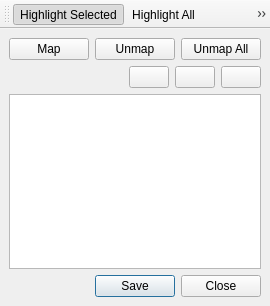
<?xml version="1.0" encoding="UTF-8"?>
<ui version="4.0">
 <class>CPoiMapEditDialog</class>
 <widget class="QMainWindow" name="CPoiMapEditDialog">
  <property name="geometry">
   <rect>
    <x>0</x>
    <y>0</y>
    <width>263</width>
    <height>306</height>
   </rect>
  </property>
  <property name="windowTitle">
   <string>Edit POI to World Mappings</string>
  </property>
  <widget class="QWidget" name="centralwidget">
   <layout class="QVBoxLayout" name="verticalLayout">
    <item>
     <layout class="QHBoxLayout" name="horizontalLayout_2">
      <item>
       <widget class="QPushButton" name="MapMeshesButton">
        <property name="text">
         <string>Map</string>
        </property>
        <property name="icon">
         <iconset resource="../Icons.qrc">
          <normaloff>:/icons/Plus.png</normaloff>:/icons/Plus.png</iconset>
        </property>
        <property name="checkable">
         <bool>true</bool>
        </property>
       </widget>
      </item>
      <item>
       <widget class="QPushButton" name="UnmapMeshesButton">
        <property name="text">
         <string>Unmap</string>
        </property>
        <property name="icon">
         <iconset resource="../Icons.qrc">
          <normaloff>:/icons/Minus v2.png</normaloff>:/icons/Minus v2.png</iconset>
        </property>
        <property name="checkable">
         <bool>true</bool>
        </property>
       </widget>
      </item>
      <item>
       <widget class="QPushButton" name="UnmapAllButton">
        <property name="text">
         <string>Unmap All</string>
        </property>
       </widget>
      </item>
     </layout>
    </item>
    <item>
     <layout class="QHBoxLayout" name="horizontalLayout">
      <item>
       <spacer name="horizontalSpacer">
        <property name="orientation">
         <enum>Qt::Horizontal</enum>
        </property>
        <property name="sizeHint" stdset="0">
         <size>
          <width>40</width>
          <height>20</height>
         </size>
        </property>
       </spacer>
      </item>
      <item>
       <widget class="QPushButton" name="AddPoiFromViewportButton">
        <property name="toolTip">
         <string>Add from Viewport</string>
        </property>
        <property name="text">
         <string/>
        </property>
        <property name="icon">
         <iconset resource="../Icons.qrc">
          <normaloff>:/icons/SelectMode.png</normaloff>:/icons/SelectMode.png</iconset>
        </property>
        <property name="checkable">
         <bool>true</bool>
        </property>
       </widget>
      </item>
      <item>
       <widget class="QPushButton" name="AddPoiFromInstanceListButton">
        <property name="toolTip">
         <string>Add from Instance List</string>
        </property>
        <property name="text">
         <string/>
        </property>
        <property name="icon">
         <iconset resource="../Icons.qrc">
          <normaloff>:/icons/Instances.png</normaloff>:/icons/Instances.png</iconset>
        </property>
       </widget>
      </item>
      <item>
       <widget class="QPushButton" name="RemovePoiButton">
        <property name="toolTip">
         <string>Remove</string>
        </property>
        <property name="text">
         <string/>
        </property>
        <property name="icon">
         <iconset resource="../Icons.qrc">
          <normaloff>:/icons/Minus v2.png</normaloff>:/icons/Minus v2.png</iconset>
        </property>
       </widget>
      </item>
     </layout>
    </item>
    <item>
     <widget class="QListView" name="ListView">
      <property name="editTriggers">
       <set>QAbstractItemView::NoEditTriggers</set>
      </property>
      <property name="verticalScrollMode">
       <enum>QAbstractItemView::ScrollPerPixel</enum>
      </property>
      <property name="horizontalScrollMode">
       <enum>QAbstractItemView::ScrollPerPixel</enum>
      </property>
     </widget>
    </item>
    <item>
     <widget class="QDialogButtonBox" name="ButtonBox">
      <property name="standardButtons">
       <set>QDialogButtonBox::Close|QDialogButtonBox::Save</set>
      </property>
     </widget>
    </item>
   </layout>
  </widget>
  <widget class="QToolBar" name="ToolBar">
   <property name="windowTitle">
    <string>toolBar</string>
   </property>
   <attribute name="toolBarArea">
    <enum>TopToolBarArea</enum>
   </attribute>
   <attribute name="toolBarBreak">
    <bool>false</bool>
   </attribute>
   <addaction name="ActionHighlightSelected"/>
   <addaction name="ActionHighlightAll"/>
   <addaction name="ActionHighlightNone"/>
  </widget>
  <action name="ActionHighlightAll">
   <property name="checkable">
    <bool>true</bool>
   </property>
   <property name="checked">
    <bool>false</bool>
   </property>
   <property name="text">
    <string>Highlight All</string>
   </property>
  </action>
  <action name="ActionHighlightNone">
   <property name="checkable">
    <bool>true</bool>
   </property>
   <property name="text">
    <string>Highlight None</string>
   </property>
   <property name="toolTip">
    <string>Highlight None</string>
   </property>
  </action>
  <action name="ActionHighlightSelected">
   <property name="checkable">
    <bool>true</bool>
   </property>
   <property name="checked">
    <bool>true</bool>
   </property>
   <property name="text">
    <string>Highlight Selected</string>
   </property>
   <property name="toolTip">
    <string>Highlight Selected</string>
   </property>
  </action>
 </widget>
 <resources>
  <include location="../Icons.qrc"/>
 </resources>
 <connections/>
</ui>
